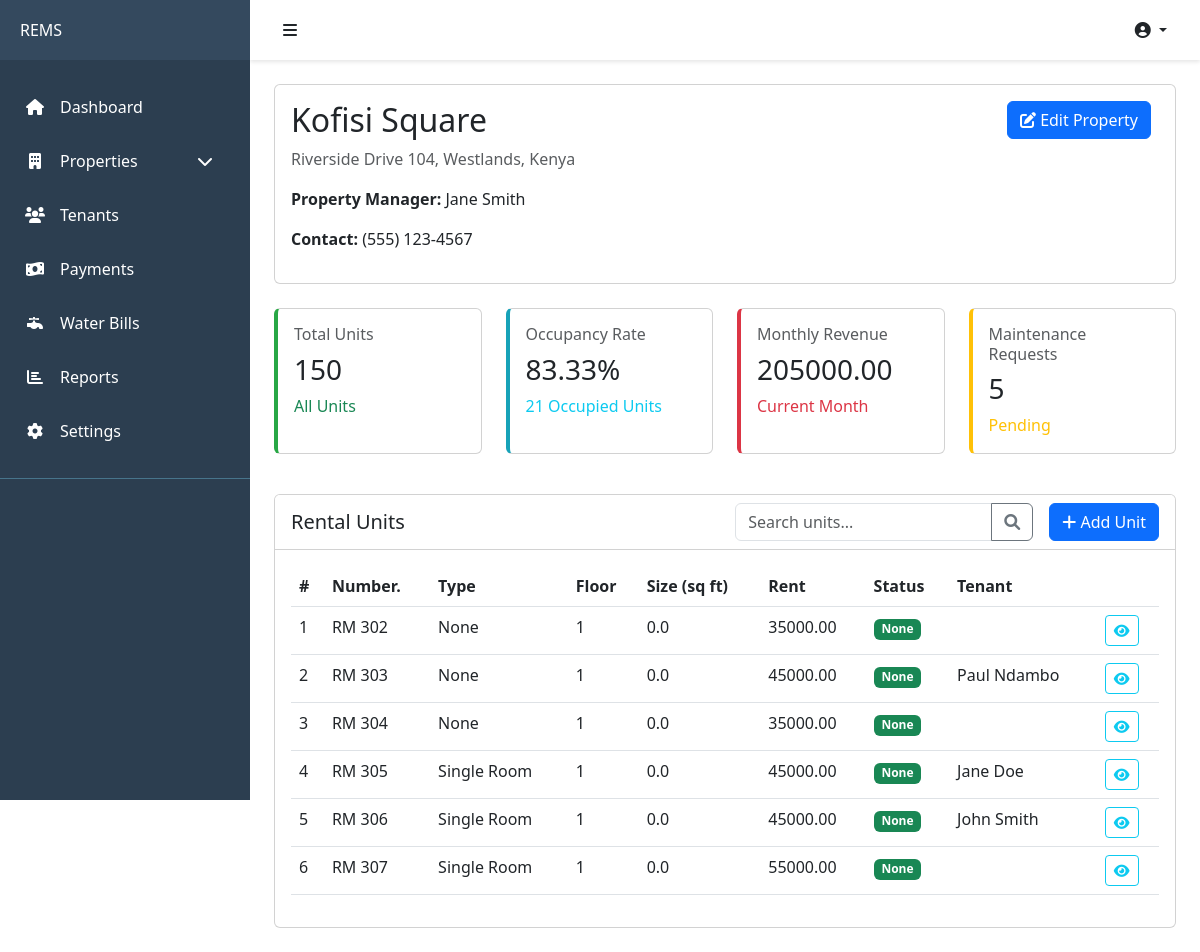
Screenshot of /properties/1/ (signed in) with the database file from the repository.
### apps/properties/models.py (models this page shows, shortened)
class Property(AbstractBaseModel):
    owner = models.ForeignKey('users.User', on_delete=models.CASCADE)
    name = models.CharField(max_length=255)
    phone_number = models.CharField(max_length=255, null=True, blank=True)
    description = models.TextField()
    address = models.CharField(max_length=255)
    city = models.CharField(max_length=255)
    country = models.CharField(max_length=255)
    units = models.PositiveIntegerField()
    def __str__(self):
        return self.name
    def total_units(self):
        return self.propertyunits.count()
    def occupied_units(self):
        return self.propertyunits.filter(is_occupied=True).count()
    def occupancy_rate(self):
        occupancy = (self.occupied_units() / self.total_units()) * 100 if self.total_units() > 0 else 0
        return round(occupancy, 2)
    def monthly_revenue(self):
        return sum(list(self.propertyunits.filter(is_occupied=True).values_list('rent', flat=True)))

class PropertyUnit(AbstractBaseModel):
    property = models.ForeignKey(Property, on_delete=models.CASCADE, related_name="propertyunits")
    name = models.CharField(max_length=255)
    rent = models.DecimalField(max_digits=10, decimal_places=2, default=0.00)
    is_occupied = models.BooleanField(default=False)
    floor = models.CharField(max_length=255, null=True, blank=True, default="1") #models.PositiveIntegerField(default=1)
    unit_type = models.CharField(max_length=255, null=True, blank=True)
    tenant = models.ForeignKey('tenants.Tenant', on_delete=models.SET_NULL, null=True, blank=True)
    status = models.CharField(max_length=255, null=True, blank=True)
    size = models.FloatField(default=0)

### apps/tenants/models.py (models this page shows, shortened)
class Tenant(AbstractBaseModel):
    user = models.OneToOneField('users.User', on_delete=models.CASCADE)
    lease_date = models.DateField(null=True)
    move_in_date = models.DateField(null=True)
    status = models.CharField(max_length=255, default='Active')
    occupation = models.CharField(max_length=255, null=True, blank=True)
    lease_duration = models.CharField(max_length=255, null=True, blank=True)
    renews_every = models.CharField(max_length=255, null=True, blank=True)

### apps/users/models.py (models this page shows, shortened)
class User(AbstractUser, AbstractBaseModel):
    role = models.CharField(max_length=255, default='Landlord')
    phone = models.CharField(max_length=255, blank=True, null=True)
    address = models.TextField(blank=True, null=True)
    city = models.CharField(max_length=255, blank=True, null=True)
    state = models.CharField(max_length=255, blank=True, null=True)
    zip_code = models.CharField(max_length=255, blank=True, null=True)
    country = models.CharField(max_length=255, blank=True, null=True)
    avatar = models.ImageField(upload_to='avatars/', blank=True, null=True)
    gender = models.CharField(max_length=255, blank=True, null=True)
    id_number = models.CharField(max_length=255, null=True, blank=True)
    def name(self):
        return f'{self.first_name} {self.last_name}'

### apps/properties/views.py (the view)
# urls.py: path('<int:id>/', property_detail, name='property-detail'),
@login_required
def property_detail(request, id):
    property = Property.objects.get(id=id)
    units = PropertyUnit.objects.filter(property=property)
    context = {
        'property': property,
        'units': units,
        "unit_types": UNIT_TYPES,
        "unit_statuses": UNIT_STATUSES
    }
    return render(request, 'properties/property_details.html', context)

### templates/properties/property_details.html (shortened to what this page needs)
{% extends "base.html" %}
{% block content %}
        <div class="card mb-4">
            <div class="card-body">
                <div class="row">
                    <div class="col-md-8">
                        <h2>{{property.name}}</h2>
                        <p class="text-muted">{{property.address}}, {{property.city}}, {{property.country}}</p>
                        <p><strong>Property Manager:</strong> Jane Smith</p>
                        <p><strong>Contact:</strong> (555) 123-4567</p>
                    </div>
                    <div class="col-md-4 text-md-end">
                        <button class="btn btn-primary me-2">
                            <i class="fas fa-edit"></i> Edit Property
                        </button>
                    </div>
                </div>
            </div>
        </div>
        <div class="row mb-4">
            <div class="col-md-3 mb-3">
                <div class="card stats-card h-100" style="border-left-color: #28a745;">
                    <div class="card-body">
                        <h6 class="text-muted">Total Units</h6>
                        <h3>{{property.units}}</h3>
                        <p class="mb-0 text-success">All Units</p>
                    </div>
                </div>
            </div>
            <div class="col-md-3 mb-3">
                <div class="card stats-card h-100" style="border-left-color: #17a2b8;">
                    <div class="card-body">
                        <h6 class="text-muted">Occupancy Rate</h6>
                        <h3>{{property.occupancy_rate}}%</h3>
                        <p class="mb-0 text-info">21 Occupied Units</p>
                    </div>
                </div>
            </div>
            <div class="col-md-3 mb-3">
                <div class="card stats-card h-100" style="border-left-color: #dc3545;">
                    <div class="card-body">
                        <h6 class="text-muted">Monthly Revenue</h6>
                        <h3>{{property.monthly_revenue}}</h3>
                        <p class="mb-0 text-danger">Current Month</p>
                    </div>
                </div>
            </div>
            <div class="col-md-3 mb-3">
                <div class="card stats-card h-100" style="border-left-color: #ffc107;">
                    <div class="card-body">
                        <h6 class="text-muted">Maintenance Requests</h6>
                        <h3>5</h3>
                        <p class="mb-0 text-warning">Pending</p>
                    </div>
                </div>
            </div>
        </div>
        <div class="card">
            <div class="card-header bg-white">
                <div class="d-flex justify-content-between align-items-center">
                    <h5 class="mb-0">Rental Units</h5>
                    <div class="d-flex gap-3">
                        <form class="search-form">
                            <div class="input-group">
                                <input type="text" class="form-control" placeholder="Search units...">
                                <button class="btn btn-outline-secondary" type="submit">
                                    <i class="fas fa-search"></i>
                                </button>
                            </div>
                        </form>
                        <button class="btn btn-primary" data-bs-toggle="modal" data-bs-target="#newUnitModal{{property.id}}">
                            <i class="fas fa-plus"></i> Add Unit
                        </button>
                    </div>
                </div>
            </div>
            <div class="card-body">
                <div class="table-responsive">
                    <table class="table table-hover">
                        <thead>
                            <tr>
                                <th>#</th>
                                <th>Number.</th>
                                <th>Type</th>
                                <th>Floor</th>
                                <th>Size (sq ft)</th>
                                <th>Rent</th>
                                <th>Status</th>
                                <th>Tenant</th>
                                <th></th>
                            </tr>
                        </thead>
                        <tbody>
                            {% for unit in units %}
                            <tr>
                                <td>{{forloop.counter}}</td>
                                <td>{{unit.name}}</td>
                                <td>{{unit.unit_type}}</td>
                                <td>{{unit.floor}}</td>
                                <td>{{unit.size}}</td>
                                <td>{{unit.rent}}</td>
                                <td><span class="badge bg-success">{{unit.status}}</span></td>
                                <td>{{unit.tenant.user.name}}</td>
                                <td>
                                    <a href="{% url 'unit-detail' unit.id %}" class="btn btn-sm btn-outline-info" title="View Details">
                                        <i class="fas fa-eye"></i>
                                    </a>
                                </td>
                            </tr>
                            {% endfor %}
                        </tbody>
                    </table>
                </div>
            </div>
        </div>
{% endblock %}

### templates/base.html (style rules this page uses)
:root { --sidebar-width: 250px; --sidebar-collapsed-width: 70px; --topbar-height: 60px; --primary-color: #2c3e50; --secondary-color: #34495e; }

### templates/properties/property_details.html (style rules this page uses)
.card { transition: transform 0.2s; }
.stats-card { border-left: 4px solid; }
.search-form { max-width: 300px; }

### rows the page displays
Property: name "Kofisi Square", address "Riverside Drive 104", city "Westlands", country "Kenya", units "150", occupancy_rate "83.33", monthly_revenue "205000.00"
PropertyUnit: name "RM 302", unit_type "None", floor "1", size "0.0", rent "35000.00", status "None"
PropertyUnit: name "RM 303", unit_type "None", floor "1", size "0.0", rent "45000.00", status "None", tenant.user.name "Paul Ndambo"
PropertyUnit: name "RM 304", unit_type "None", floor "1", size "0.0", rent "35000.00", status "None"
PropertyUnit: name "RM 305", unit_type "Single Room", floor "1", size "0.0", rent "45000.00", status "None", tenant.user.name "Jane Doe"
PropertyUnit: name "RM 306", unit_type "Single Room", floor "1", size "0.0", rent "45000.00", status "None", tenant.user.name "John Smith"
PropertyUnit: name "RM 307", unit_type "Single Room", floor "1", size "0.0", rent "55000.00", status "None"
